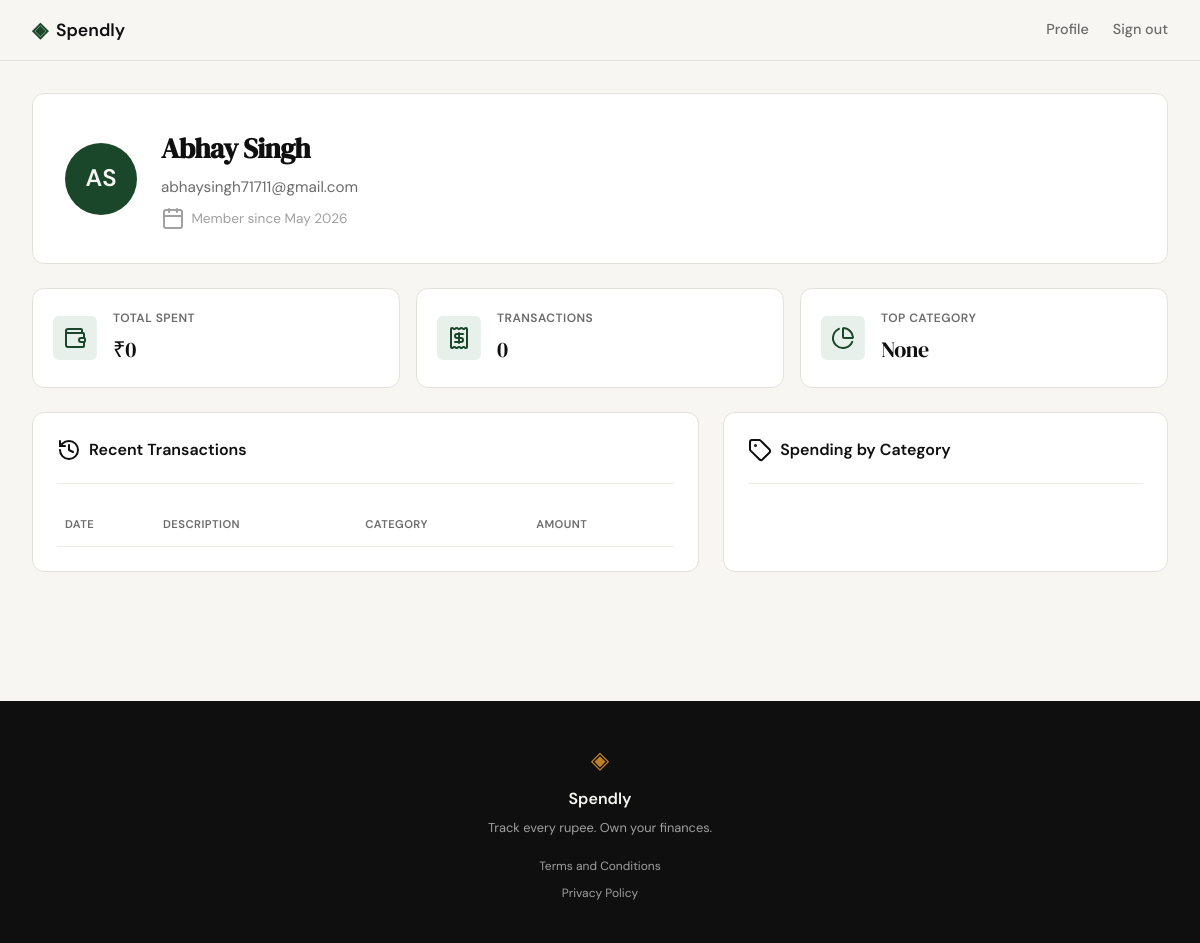
/profile (signed in), run on an earlier commit of the app's database.
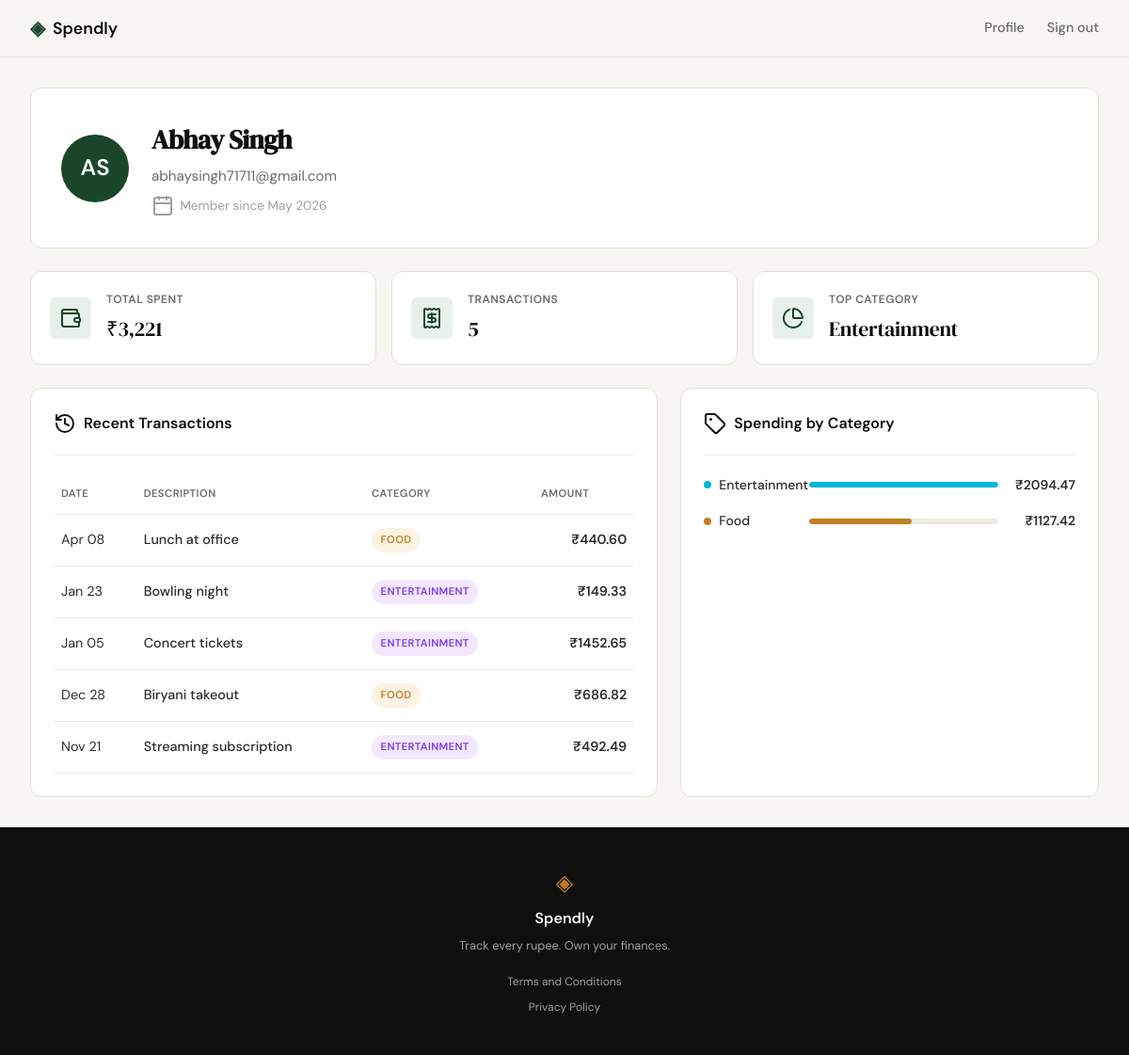
And on a later commit of the database.
### tables this page shows
CREATE TABLE users (
            id INTEGER PRIMARY KEY AUTOINCREMENT,
            name TEXT NOT NULL,
            email TEXT UNIQUE NOT NULL,
            password_hash TEXT NOT NULL,
            created_at TEXT DEFAULT (datetime('now'))
        );

CREATE TABLE expenses (
            id INTEGER PRIMARY KEY AUTOINCREMENT,
            user_id INTEGER NOT NULL,
            amount REAL NOT NULL,
            category TEXT NOT NULL,
            date TEXT NOT NULL,
            description TEXT,
            created_at TEXT DEFAULT (datetime('now')),
            FOREIGN KEY (user_id) REFERENCES users(id)
        );

### app.py (the view)
@app.route("/profile")
def profile():
    if not session.get("user_id"):
        return redirect(url_for("login"))
    user_id = session.get("user_id")
    user = get_user_by_id(user_id)
    if not user:
        session.clear()
        return redirect(url_for("login"))
    stats = get_user_stats(user_id)
    transactions = get_user_expenses(user_id)
    category_totals = {}
    for tx in transactions:
        cat = tx["category"]
        category_totals[cat] = round(category_totals.get(cat, 0) + tx["amount"], 2)
    color_map = {
        "Food": "orange",
        "Transport": "blue",
        "Bills": "purple",
        "Health": "red",
        "Shopping": "green",
        "Entertainment": "cyan"
    }
    max_amount = max(category_totals.values()) if category_totals else 1
    categories = []
    for name, amount in sorted(category_totals.items(), key=lambda x: x[1], reverse=True):
        bar_width = int(round((amount / max_amount) * 100)) if max_amount > 0 else 0
        categories.append({
            "name": name,
            "amount": amount,
            "color": color_map.get(name, "gray"),
            "bar_width": bar_width
        })
    return render_template("profile.html", user=user, stats=stats, transactions=transactions, categories=categories, max_category_amount=max_amount)

### database/db.py (called while the page is built)
def get_db():
    conn = sqlite3.connect(DATABASE_PATH)
    conn.row_factory = sqlite3.Row
    conn.execute("PRAGMA foreign_keys = ON")
    return conn

def get_user_by_id(user_id):
    conn = get_db()
    cur = conn.cursor()
    cur.execute("SELECT id, name, email, created_at FROM users WHERE id = ?", (user_id,))
    user = cur.fetchone()
    conn.close()
    if user:
        return {
            "id": user["id"],
            "name": user["name"],
            "email": user["email"],
            "member_since": format_member_date(user["created_at"])
        }
    return None

def format_member_date(date_str):
    if not date_str:
        return "Unknown"
    try:
        from datetime import datetime
        dt = datetime.strptime(date_str, "%Y-%m-%d %H:%M:%S")
        return dt.strftime("%B %Y")
    except Exception:
        return date_str

def get_user_expenses(user_id):
    conn = get_db()
    cur = conn.cursor()
    cur.execute("""
        SELECT date, description, category, amount
        FROM expenses
        WHERE user_id = ?
        ORDER BY date DESC
        LIMIT 10
    """, (user_id,))
    rows = cur.fetchall()
    conn.close()
    expenses = []
    for row in rows:
        expenses.append({
            "date": format_expense_date(row["date"]),
            "description": row["description"] or "",
            "category": row["category"],
            "amount": row["amount"]
        })
    return expenses

def format_expense_date(date_str):
    if not date_str:
        return ""
    try:
        from datetime import datetime
        dt = datetime.strptime(date_str, "%Y-%m-%d")
        return dt.strftime("%b %d")
    except Exception:
        return date_str

### templates/profile.html (shortened to what this page needs)
{% extends "base.html" %}
{% block head %}
<link rel="stylesheet" href="{{ url_for('static', filename='css/profile.css') }}">
{% endblock %}
{% block content %}
<div class="profile-page">
    <div class="profile-container">
        <div class="profile-header-card">
            <div class="user-avatar">
                {{ user.name.split()|map('first')|join('')|upper }}
            </div>
            <div class="user-info">
                <h1 class="user-name">{{ user.name }}</h1>
                <p class="user-email">{{ user.email }}</p>
                <p class="user-member">
                    <i data-lucide="calendar"></i>
                    Member since {{ user.member_since }}
                </p>
            </div>
        </div>
        <div class="stats-row">
            <div class="stat-card">
                <div class="stat-icon">
                    <i data-lucide="wallet"></i>
                </div>
                <div class="stat-content">
                    <span class="stat-label">Total Spent</span>
                    <span class="stat-value">₹{{ "{:,}".format(stats.total_spent) }}</span>
                </div>
            </div>
            <div class="stat-card">
                <div class="stat-icon">
                    <i data-lucide="receipt"></i>
                </div>
                <div class="stat-content">
                    <span class="stat-label">Transactions</span>
                    <span class="stat-value">{{ stats.transactions }}</span>
                </div>
            </div>
            <div class="stat-card">
                <div class="stat-icon">
                    <i data-lucide="pie-chart"></i>
                </div>
                <div class="stat-content">
                    <span class="stat-label">Top Category</span>
                    <span class="stat-value">{{ stats.top_category }}</span>
                </div>
            </div>
        </div>
        <div class="profile-grid">
            <div class="transactions-card">
                <div class="card-header">
                    <h2 class="card-title">
                        <i data-lucide="history"></i>
                        Recent Transactions
                    </h2>
                </div>
                <div class="table-wrapper">
                    <table class="transactions-table">
                        <thead>
                            <tr>
                                <th>Date</th>
                                <th>Description</th>
                                <th>Category</th>
                                <th class="text-right">Amount</th>
                            </tr>
                        </thead>
                        <tbody>
                            {% for tx in transactions %}
                            <tr>
                                <td class="tx-date">{{ tx.date }}</td>
                                <td class="tx-desc">{{ tx.description }}</td>
                                <td>
                                    <span class="category-badge category-{{ tx.category|lower }}">
                                        {{ tx.category }}
                                    </span>
                                </td>
                                <td class="tx-amount">₹{{ "%.2f"|format(tx.amount) }}</td>
                            </tr>
                            {% endfor %}
                        </tbody>
                    </table>
                </div>
            </div>
            <div class="categories-card">
                <div class="card-header">
                    <h2 class="card-title">
                        <i data-lucide="tag"></i>
                        Spending by Category
                    </h2>
                </div>
                <div class="categories-list">
                    {% for cat in categories %}
                    <div class="category-row">
                        <div class="category-info">
                            <span class="category-dot category-dot-{{ cat.color }}"></span>
                            <span class="category-name">{{ cat.name }}</span>
                        </div>
                        <div class="category-bar-container">
                            <div class="category-bar">
                                <div class="category-fill category-fill-{{ cat.color }}" style="width: {{ cat.bar_width }}%;"></div>
                            </div>
                        </div>
                        <span class="category-amount">₹{{ "%.2f"|format(cat.amount) }}</span>
                    </div>
                    {% endfor %}
                </div>
            </div>
        </div>
    </div>
</div>
{% endblock %}

### templates/base.html (shortened to what this page needs)
<!DOCTYPE html>
<html lang="en">
<head>
    <link rel="stylesheet" href="{{ url_for('static', filename='css/style.css') }}">
    {% block head %}{% endblock %}
</head>
<body>
    <nav class="navbar">
        <div class="nav-inner">
            <a href="{{ url_for('landing') }}" class="nav-brand">
                <span class="brand-icon">◈</span>
                <span class="brand-name">Spendly</span>
            </a>
            <div class="nav-links">
                {% if session.get('user_id') %}
                    <a href="{{ url_for('profile') }}" class="nav-link">Profile</a>
                    <a href="{{ url_for('logout') }}">Sign out</a>
                {% else %}
                    <a href="{{ url_for('login') }}">Sign in</a>
                    <a href="{{ url_for('register') }}" class="nav-cta">Get started</a>
                {% endif %}
            </div>
        </div>
    </nav>
    <main class="main-content">
        {% block content %}{% endblock %}
    </main>
    <footer class="footer">
        <div class="footer-inner">
            <span class="brand-icon">◈</span>
            <span class="footer-name">Spendly</span>
            <p class="footer-copy">Track every rupee. Own your finances.</p>
            <div class="footer-links">
                <a href="/terms">Terms and Conditions</a>
                <a href="/privacy">Privacy Policy</a>
            </div>
        </div>
    </footer>
</body>
</html>

### static/css/style.css (style rules this page uses)
:root { --ink: #0f0f0f; --ink-soft: #2d2d2d; --ink-muted: #6b6b6b; --ink-faint: #a0a0a0; --paper: #f7f6f3; --paper-warm: #f0ede6; --paper-card: #ffffff; --accent: #1a472a; --accent-light: #e8f0eb; --accent-2: #c17f24; --accent-2-light: #fdf3e3; --danger: #c0392b; --danger-light: #fdecea; --success: #1e7e34; --success-light: #e8f5e9; --border: #e4e1da; --border-soft: #eeebe4; --font-display: 'DM Serif Display', Georgia, serif; --font-body: 'DM Sans', system-ui, sans-serif; --max-width: 1200px; --auth-width: 440px; --radius-sm: 6px; --radius-md: 12px; --radius-lg: 20px; }
*, *::before, *::after { box-sizing: border-box; margin: 0; padding: 0; }
html { font-size: 16px; scroll-behavior: smooth; }
body { background: var(--paper); color: var(--ink); font-family: var(--font-body); font-size: 1rem; line-height: 1.6; -webkit-font-smoothing: antialiased; }
a { color: inherit; text-decoration: none; }
.navbar { position: sticky; top: 0; z-index: 100; background: var(--paper); border-bottom: 1px solid var(--border); padding: 0 2rem; }
.nav-inner { max-width: var(--max-width); margin: 0 auto; height: 60px; display: flex; align-items: center; justify-content: space-between; }
.nav-brand { display: flex; align-items: center; gap: 0.5rem; font-family: var(--font-body); font-weight: 600; font-size: 1.1rem; color: var(--ink); }
.brand-icon { color: var(--accent); font-size: 1.3rem; }
.brand-name { color: var(--ink); }
.nav-links { display: flex; align-items: center; gap: 1.5rem; font-size: 0.9rem; font-weight: 500; }
.nav-links a { color: var(--ink-muted); transition: color 0.2s; }
.main-content { min-height: calc(100vh - 60px - 100px); }
.card-header { display: flex; justify-content: space-between; align-items: center; padding-bottom: 1.25rem; border-bottom: 1px solid var(--border-soft); margin-bottom: 1.5rem; }
.category-info { display: flex; align-items: center; gap: 0.5rem; }
.category-dot { width: 8px; height: 8px; border-radius: 50%; }
.category-dot-orange { background: #f59e0b; }
.category-name { font-size: 0.875rem; font-weight: 600; color: var(--ink-soft); }
.category-bar { height: 8px; background: var(--border-soft); border-radius: 999px; overflow: hidden; }
.category-fill { height: 100%; border-radius: 999px; }
.category-fill-orange { background: #f59e0b; }
.category-amount { font-size: 0.875rem; font-weight: 500; color: var(--ink-muted); text-align: right; }
.footer { background: var(--ink); color: var(--paper); padding: 2.5rem 2rem; text-align: center; }
.footer-inner { display: flex; flex-direction: column; align-items: center; gap: 0.4rem; }
.footer .brand-icon { color: var(--accent-2); font-size: 1.5rem; }
.footer-name { font-weight: 600; font-size: 1rem; }
.footer-copy { font-size: 0.8rem; color: var(--ink-faint); }
.footer-links { display: flex; flex-direction: column; gap: 0.5rem; margin-top: 0.75rem; }
.footer-links a { font-size: 0.75rem; color: var(--ink-faint); }

What changed in the data, as far as the page shows it:
added expenses: date "Apr 08", description "Lunch at office", category "FOOD", amount "440.60", name "Food", {{ cat.bar_width }} 54 (drawn), amount "1127.42"
added expenses: date "Jan 23", description "Bowling night", category "ENTERTAINMENT", amount "149.33", name "Entertainment", {{ cat.bar_width }} 100 (drawn), amount "2094.47"
added expenses: date "Jan 05", description "Concert tickets", category "ENTERTAINMENT", amount "1452.65", shown under "Recent Transactions"
added expenses: date "Dec 28", description "Biryani takeout", category "FOOD", amount "686.82", shown under "Recent Transactions"
added expenses: date "Nov 21", description "Streaming subscription", category "ENTERTAINMENT", amount "492.49", shown under "Recent Transactions"
Also different on the page:
{{ "{:,}".format(stats.total_spent) }}: "0" → "3,221"
{{ stats.transactions }}: "0" → "5"
{{ stats.top_category }}: "None" → "Entertainment"
